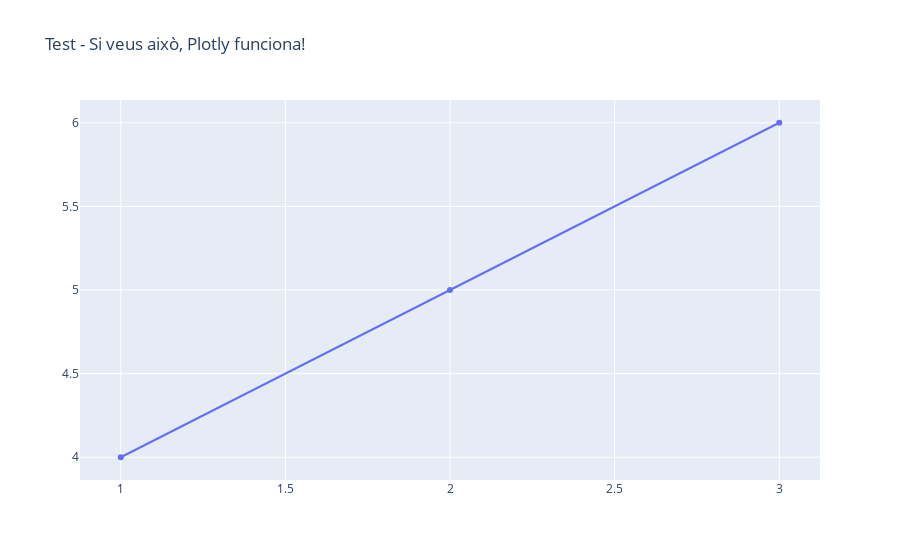

This figure's notebook cell:
### Code cell
# EXECUTA AIXÒ PRIMER a una cel·la separada
import plotly.graph_objects as go
import plotly.offline as pyo
from plotly.offline import init_notebook_mode, iplot
import plotly.io as pio

# Configuració específica per Google Colab
pio.renderers.default = "colab"
init_notebook_mode(connected=True)

# Test ràpid per veure si funciona
fig_test = go.Figure(data=go.Scatter(x=[1, 2, 3], y=[4, 5, 6]))
fig_test.update_layout(title="Test - Si veus això, Plotly funciona!")
fig_test.show()

### Figure 1 — Plotly figure (JSON) as saved in the notebook; plotly's stock layout.template omitted (floating-point values rounded to 4 significant figures)
{"data": [{"x": [1, 2, 3], "y": [4, 5, 6], "type": "scatter"}], "layout": {"title": {"text": "Test - Si veus això, Plotly funciona!"}}}
